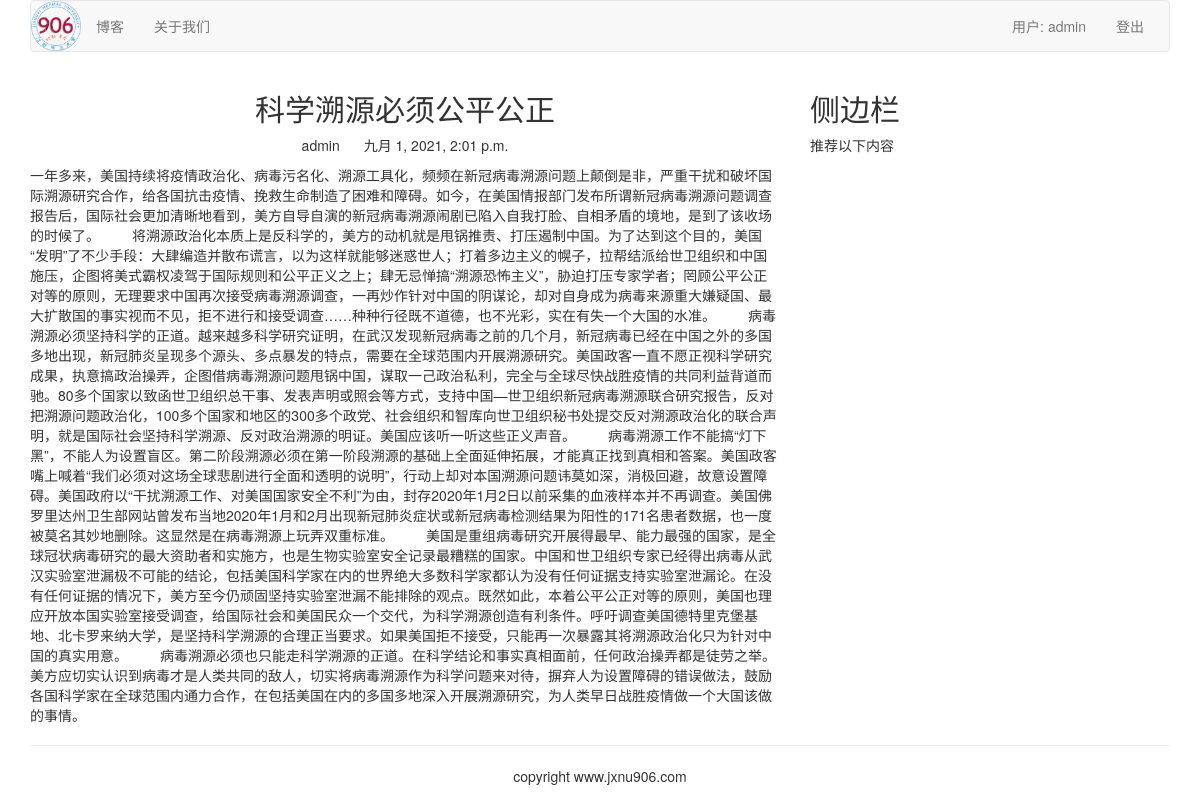
Page /blog/1/ (signed in) on the committed database.
### blog/models.py (models this page shows, shortened)
class BlogArticles(models.Model):
    title = models.CharField(max_length=300)
    author = models.ForeignKey(User, related_name='blog_posts', on_delete=models.CASCADE)
    body = models.TextField()
    publish = models.DateTimeField(default=timezone.now)
    class Meta:
        ordering = ("-publish", )

### blog/views.py (the view)
# urls.py: url(r'(?P<article_id>\d)/$', views.blog_article, name='blog_detail'),
def blog_article(request, article_id):
    article = get_object_or_404(BlogArticles, id=article_id)
    pub = article.publish
    return render(request, "blog/content.html", {'article': article, 'publish': pub})

### templates/blog/content.html (shortened to what this page needs)
{% extends "base.html" %}
{% load static %}
{% block content %}
<div class="row">
    <div class="col-xs-12 col-md-8">
        <div class="text-center">
            <h2>{{ article.title }}</h2>
        </div>
        <p class="text-center">
            <span>{{ article.author.username }}</span>
            <span style="margin-left: 20px;">{{ publish }}</span>
        </p>
        <div>{{ article.body }}</div>
    </div>
    <div class="col-xs-6 col-md-4">
        <h2>侧边栏</h2>
        <p>推荐以下内容</p>
    </div>
</div>
{% endblock %}

### templates/header.html
{% load static %}
<div class="container">
    <nav class="navbar navbar-default" role="navigation">
        <div class="navbar-header">
            <a href="/" class="navbar-brand" style="padding: 0">
                <img src="{% static 'images/logo.png' %}" alt="logo" width="50px">
            </a>
        </div>
        <div>
            <ul class="nav navbar-nav" role="navigation">
                <li><a href="{% url 'blog:blog_title' %}">博客</a></li>
            </ul>
            <ul class="nav navbar-nav" role="navigation">
                <li><a href="{% url 'aboutus:main' %}">关于我们</a></li>
            </ul>
            <ul class="nav navbar-nav navbar-right" style="margin-right: 10px">
                {% if user.is_authenticated %}
                <li><a href="#">用户: {{ user.username }}</a></li>
                <li><a href="{% url 'account:user_logout' %}">登出</a></li>
                {% else %}
                <li><a href="{% url 'account:user_login' %}">登陆</a></li>
                <li><a href="{% url 'account:user_register' %}">注册</a></li>
                {% endif %}
            </ul>
        </div>
    </nav>
</div>

### rows in the picture
BlogArticles: title "科学溯源必须公平公正", author.username "admin", publish "九月 1, 2021, 2:01 p.m.", body "一年多来，美国持续将疫情政治化、病毒污名化、溯源工具化，频频在新冠病毒溯源问题上颠倒是非，严重干扰和破坏国际溯源研究合作，给各国抗击疫情、挽救生命制造了困难和障碍。如今，在美国情报部门发布所谓新冠病毒溯源问题调查报告后，国际社会更加清晰地看到，美方自导自演的新冠病毒溯源闹剧已陷入自我打脸、自相矛盾的境地，是到了该收场的时候了。 将溯源政治化本质上是反科学的，美方的动机就是甩锅推责、打压遏制中国。为了达到这个目的，美国“发明”了不少手段：大肆编造并散布谎言，以为这样就能够迷惑世人；打着多边主义的幌子，拉帮结派给世卫组织和中国施压，企图将美式霸权凌驾于国际规则和公平正义之上；肆无忌惮搞“溯源恐怖主义”，胁迫打压专家学者；罔顾公平公正对等的原则，无理要求中国再次接受病毒溯源调查，一再炒作针对中国的阴谋论，却对自身成为病毒来源重大嫌疑国、最大扩散国的事实视而不见，拒不进行和接受调查……种种行径既不道德，也不光彩，实在有失一个大国的水准。…"

### other values in the picture
{{ user.username }} "admin"
